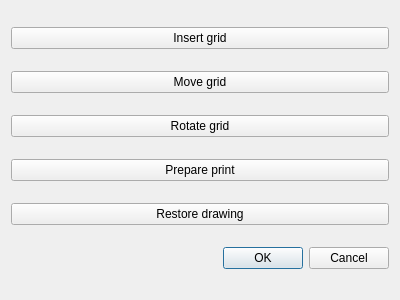
<?xml version="1.0" encoding="UTF-8"?>
<ui version="4.0">
 <class>TT_DialogGrid</class>
 <widget class="QDialog" name="TT_DialogGrid">
  <property name="geometry">
   <rect>
    <x>0</x>
    <y>0</y>
    <width>400</width>
    <height>300</height>
   </rect>
  </property>
  <property name="windowTitle">
   <string>Manage grid</string>
  </property>
  <layout class="QVBoxLayout" name="verticalLayout">
   <item>
    <widget class="QPushButton" name="pbInsertGrid">
     <property name="text">
      <string>Insert grid</string>
     </property>
    </widget>
   </item>
   <item>
    <widget class="QPushButton" name="pbMoveGrid">
     <property name="text">
      <string>Move grid</string>
     </property>
    </widget>
   </item>
   <item>
    <widget class="QPushButton" name="pbRotateGrid">
     <property name="text">
      <string>Rotate grid</string>
     </property>
    </widget>
   </item>
   <item>
    <widget class="QPushButton" name="pbPreparePrint">
     <property name="text">
      <string>Prepare print</string>
     </property>
    </widget>
   </item>
   <item>
    <widget class="QPushButton" name="pbRestoreDrawing">
     <property name="text">
      <string>Restore drawing</string>
     </property>
    </widget>
   </item>
   <item>
    <widget class="QDialogButtonBox" name="buttonBox">
     <property name="orientation">
      <enum>Qt::Orientation::Horizontal</enum>
     </property>
     <property name="standardButtons">
      <set>QDialogButtonBox::StandardButton::Cancel|QDialogButtonBox::StandardButton::Ok</set>
     </property>
    </widget>
   </item>
  </layout>
 </widget>
 <resources/>
 <connections>
  <connection>
   <sender>buttonBox</sender>
   <signal>accepted()</signal>
   <receiver>TT_DialogGrid</receiver>
   <slot>accept()</slot>
   <hints>
    <hint type="sourcelabel">
     <x>248</x>
     <y>254</y>
    </hint>
    <hint type="destinationlabel">
     <x>157</x>
     <y>274</y>
    </hint>
   </hints>
  </connection>
  <connection>
   <sender>buttonBox</sender>
   <signal>rejected()</signal>
   <receiver>TT_DialogGrid</receiver>
   <slot>reject()</slot>
   <hints>
    <hint type="sourcelabel">
     <x>316</x>
     <y>260</y>
    </hint>
    <hint type="destinationlabel">
     <x>286</x>
     <y>274</y>
    </hint>
   </hints>
  </connection>
 </connections>
</ui>
